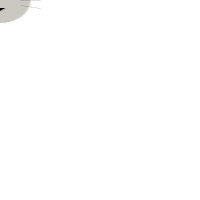
Frame 1 (no input)
Frame 60 (the mouse pressed at the canvas centre just before this capture): identical to frame 1, image omitted
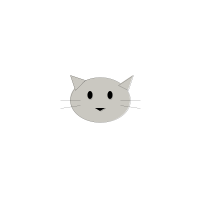
Frame 120 (the mouse held since frame 60 and released just before this capture)

The Processing sketch that drew these frames (run headless with seeded random() and noise(); from frame 60 on, the mouse is pressed at the canvas centre):

// Processing sketch: processing_164901
// ── processing_164901.pde

void setup()
{
size (200,200);
frameRate(30);
}

void draw() 
{
  background(255);


  
  //cat face
fill(255); 

  strokeWeight (0);
  fill (202,200,193);
  ellipse (mouseX, mouseY, 60,45);
  beginShape(TRIANGLES);
  vertex(mouseX-15,mouseY-20);
  vertex(mouseX-25,mouseY-10);
      vertex(mouseX-30,mouseY-25);
      vertex(mouseX+33,mouseY-25);
  vertex(mouseX+18,mouseY-15);
      vertex(mouseX+28,mouseY-10);
  endShape();
fill(0);
ellipse(mouseX-10,mouseY-5, 5,8);
ellipse(mouseX+10, mouseY-5, 5,8);
line(mouseX-40, mouseY, pmouseX-20, pmouseY);
line(mouseX-40, mouseY+8, pmouseX-20, pmouseY+5);
line(mouseX+20, mouseY, pmouseX+40, pmouseY);
line(mouseX+20, mouseY+5, pmouseX+40, pmouseY+8);
beginShape();
  vertex(mouseX-5,mouseY+8);
  vertex(mouseX+5,mouseY+8);
      vertex(mouseX,mouseY+11);
        endShape();
}
  
void mousePressed () {
println("meow...feed me");
}
